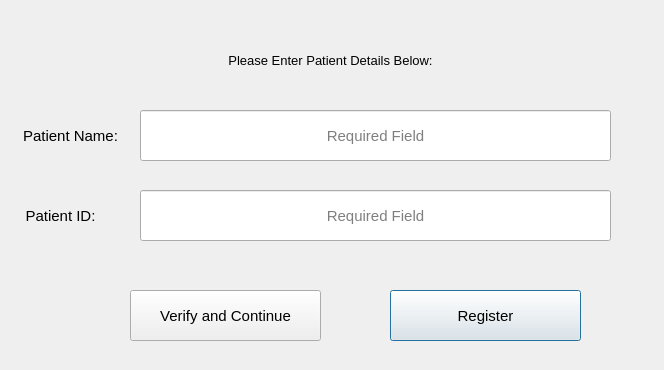
<?xml version="1.0" encoding="UTF-8"?>
<ui version="4.0">
 <class>Dialog</class>
 <widget class="QDialog" name="Dialog">
  <property name="geometry">
   <rect>
    <x>0</x>
    <y>0</y>
    <width>664</width>
    <height>370</height>
   </rect>
  </property>
  <property name="windowTitle">
   <string>Gait and Kyphosis Analyzer</string>
  </property>
  <widget class="QLabel" name="label">
   <property name="geometry">
    <rect>
     <x>0</x>
     <y>110</y>
     <width>141</width>
     <height>51</height>
    </rect>
   </property>
   <property name="font">
    <font>
     <pointsize>11</pointsize>
    </font>
   </property>
   <property name="text">
    <string>Patient Name:</string>
   </property>
   <property name="alignment">
    <set>Qt::AlignCenter</set>
   </property>
  </widget>
  <widget class="QLabel" name="label_2">
   <property name="geometry">
    <rect>
     <x>-10</x>
     <y>190</y>
     <width>141</width>
     <height>51</height>
    </rect>
   </property>
   <property name="font">
    <font>
     <pointsize>11</pointsize>
    </font>
   </property>
   <property name="text">
    <string>Patient ID:</string>
   </property>
   <property name="alignment">
    <set>Qt::AlignCenter</set>
   </property>
  </widget>
  <widget class="QLineEdit" name="lineEdit">
   <property name="geometry">
    <rect>
     <x>140</x>
     <y>110</y>
     <width>471</width>
     <height>51</height>
    </rect>
   </property>
   <property name="font">
    <font>
     <pointsize>11</pointsize>
    </font>
   </property>
   <property name="text">
    <string/>
   </property>
   <property name="alignment">
    <set>Qt::AlignCenter</set>
   </property>
   <property name="placeholderText">
    <string>Required Field</string>
   </property>
   <property name="clearButtonEnabled">
    <bool>true</bool>
   </property>
  </widget>
  <widget class="QLineEdit" name="lineEdit_2">
   <property name="geometry">
    <rect>
     <x>140</x>
     <y>190</y>
     <width>471</width>
     <height>51</height>
    </rect>
   </property>
   <property name="font">
    <font>
     <pointsize>11</pointsize>
    </font>
   </property>
   <property name="text">
    <string/>
   </property>
   <property name="alignment">
    <set>Qt::AlignCenter</set>
   </property>
   <property name="readOnly">
    <bool>false</bool>
   </property>
   <property name="placeholderText">
    <string>Required Field</string>
   </property>
   <property name="clearButtonEnabled">
    <bool>true</bool>
   </property>
  </widget>
  <widget class="QPushButton" name="pushButton">
   <property name="geometry">
    <rect>
     <x>390</x>
     <y>290</y>
     <width>191</width>
     <height>51</height>
    </rect>
   </property>
   <property name="font">
    <font>
     <pointsize>11</pointsize>
    </font>
   </property>
   <property name="text">
    <string>Register</string>
   </property>
  </widget>
  <widget class="QPushButton" name="pushButton_2">
   <property name="geometry">
    <rect>
     <x>130</x>
     <y>290</y>
     <width>191</width>
     <height>51</height>
    </rect>
   </property>
   <property name="font">
    <font>
     <pointsize>11</pointsize>
    </font>
   </property>
   <property name="text">
    <string>Verify and Continue</string>
   </property>
  </widget>
  <widget class="QLabel" name="label_3">
   <property name="geometry">
    <rect>
     <x>10</x>
     <y>30</y>
     <width>641</width>
     <height>61</height>
    </rect>
   </property>
   <property name="font">
    <font>
     <pointsize>10</pointsize>
    </font>
   </property>
   <property name="text">
    <string>Please Enter Patient Details Below:</string>
   </property>
   <property name="alignment">
    <set>Qt::AlignCenter</set>
   </property>
   <property name="wordWrap">
    <bool>true</bool>
   </property>
  </widget>
 </widget>
 <resources/>
 <connections/>
</ui>
